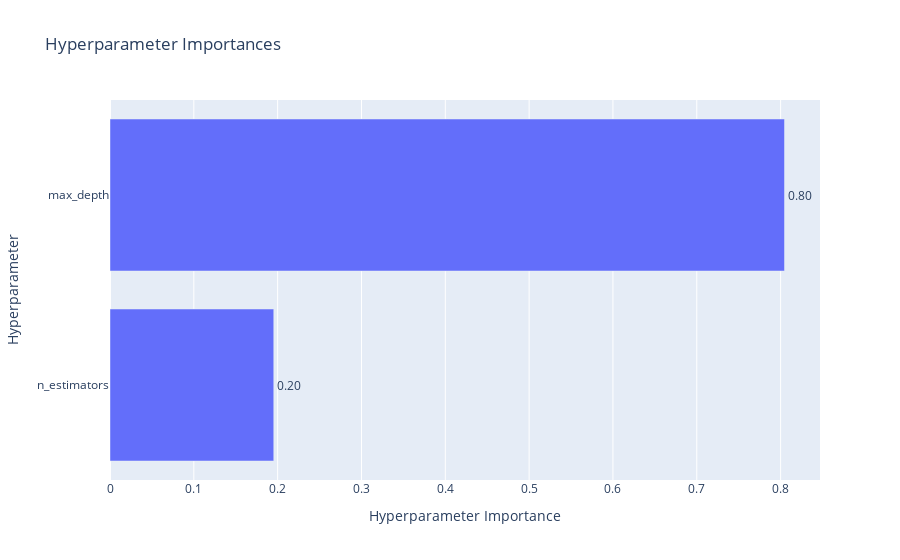

Notebook code cell kept with this figure:
### Code cell
# 5. Hyperparameter Importance
plot_param_importances(study)

### Figure 1 — Plotly figure (JSON) as saved in the notebook; plotly's stock layout.template omitted (floating-point values rounded to 4 significant figures)
{"data": [{"cliponaxis": false, "hovertemplate": ["n_estimators (IntDistribution): 0.1953548377556682<extra></extra>", "max_depth (IntDistribution): 0.8046451622443318<extra></extra>"], "name": "Objective Value", "orientation": "h", "text": ["0.20", "0.80"], "textposition": "outside", "type": "bar", "x": [0.1954, 0.8046], "y": ["n_estimators", "max_depth"]}], "layout": {"title": {"text": "Hyperparameter Importances"}, "xaxis": {"title": {"text": "Hyperparameter Importance"}}, "yaxis": {"title": {"text": "Hyperparameter"}}}}
